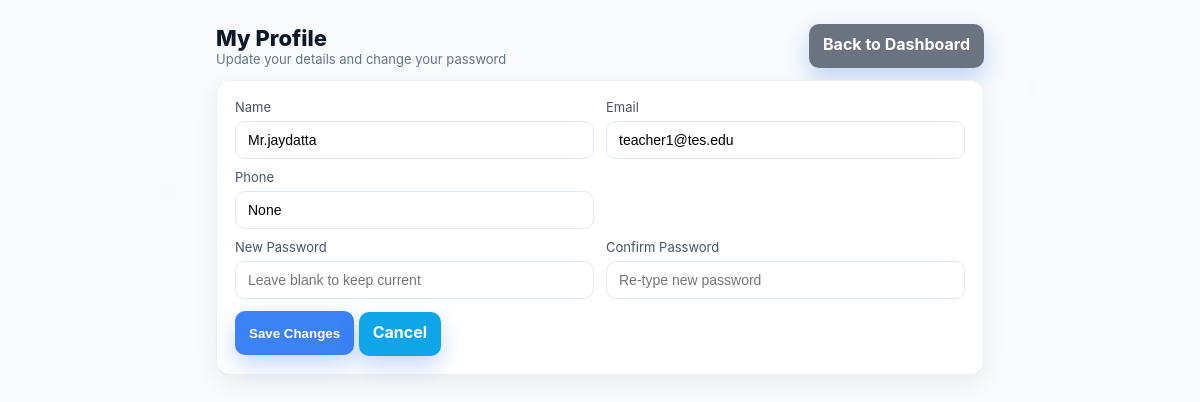
Page /teacher/profile (signed in) on the committed database.
### app.py (models this page shows, shortened)
class Teacher(db.Model):
    __tablename__ = 'teachers'
    id = db.Column(db.Integer, primary_key=True)
    username = db.Column(db.String(50), unique=True, nullable=False)
    name = db.Column(db.String(120), nullable=False)
    email = db.Column(db.String(120), nullable=True)
    password_hash = db.Column(db.String(255), nullable=False)
    initial_password = db.Column(db.String(128), nullable=True)

class User(db.Model):
    __tablename__ = 'users'
    id = db.Column(db.Integer, primary_key=True)
    role = db.Column(db.String(20), nullable=False)  # 'student' | 'teacher' | 'admin'
    username = db.Column(db.String(120), unique=True, nullable=False)
    name = db.Column(db.String(120), nullable=False)
    email = db.Column(db.String(120), nullable=True)
    password_hash = db.Column(db.String(255), nullable=False)
    admission_code = db.Column(db.String(50), nullable=True)
    class_name = db.Column(db.String(50), nullable=True)
    section = db.Column(db.String(10), nullable=True)
    phone = db.Column(db.String(20), nullable=True)
    address = db.Column(db.Text, nullable=True)
    created_at = db.Column(db.DateTime, default=datetime.utcnow, nullable=False)
    updated_at = db.Column(db.DateTime, default=datetime.utcnow, onupdate=datetime.utcnow, nullable=False)

### app.py (the view, shortened to what this page needs)
@app.route('/teacher/profile', methods=['GET', 'POST'])
@teacher_required
def teacher_update_profile():
    t = Teacher.query.get(session.get('teacher_id'))
    if not t:
        flash('Session expired. Please login again.', 'warning')
        return redirect(url_for('teacher_login'))
    u = User.query.filter_by(role='teacher', username=t.username).first()
    if request.method == 'GET':
        return render_template('teacher_profile.html', teacher=t, user=u)

### app.py (called while the page is built)
def teacher_required(view_func):
    from functools import wraps
    @wraps(view_func)
    def wrapper(*args, **kwargs):
        if 'teacher_id' not in session:
            flash('Please login as teacher to continue', 'warning')
            return redirect(url_for('teacher_login'))
        return view_func(*args, **kwargs)
    return wrapper

### templates/teacher_profile.html (shortened to what this page needs)
<!doctype html>
<html lang="en">
<head>
  <link rel="stylesheet" href="/static/home.css" />
  <link rel="stylesheet" href="/static/auth.css" />
</head>
<body>
  <div class="wrap">
    <div class="row" style="justify-content:space-between; margin-bottom:12px;">
      <div>
        <div class="title">My Profile</div>
        <div class="muted">Update your details and change your password</div>
      </div>
      <div class="row">
        <a href="/teacher/dashboard" class="btn gray">Back to Dashboard</a>
      </div>
    </div>
    <div class="card">
      <form method="post" action="{{ url_for('teacher_update_profile') }}">
        <div class="grid">
          <label>
            <span>Name</span>
            <input type="text" name="name" value="{{ teacher.name }}" required />
          </label>
          <label>
            <span>Email</span>
            <input type="email" name="email" value="{{ teacher.email or '' }}" />
          </label>
        </div>
        <div class="grid" style="margin-top:10px;">
          <label>
            <span>Phone</span>
            <input type="text" name="phone" value="{{ user.phone if user else '' }}" />
          </label>
          <div></div>
        </div>
        <div class="grid" style="margin-top:10px;">
          <label>
            <span>New Password</span>
            <input type="password" name="new_password" placeholder="Leave blank to keep current" />
          </label>
          <label>
            <span>Confirm Password</span>
            <input type="password" name="confirm_password" placeholder="Re-type new password" />
          </label>
        </div>
        <div style="margin-top:12px;">
          <button class="btn" type="submit">Save Changes</button>
          <a class="btn secondary" href="/teacher/dashboard">Cancel</a>
        </div>
      </form>
    </div>
  </div>
</body>
</html>

### public/clone.css (style rules this page uses)
:root { --bg:#f6faff;--card:#ffffff;--text:#0f172a;--muted:#475569;--primary:#2563eb;--accent:#f97316;--ring:rgba(37,99,235,.15) }
* { box-sizing:border-box }
html,body { margin:0;padding:0 }
body { font-family:'Inter',system-ui,-apple-system,Segoe UI,Roboto,Ubuntu,'Helvetica Neue',Arial,'Noto Sans',sans-serif;color:var(--text);background:linear-gradient(180deg,#f8fbff, #eef6ff 40%, #f6faff 100%) }
body:before { content:"";position:fixed;inset:-120px;pointer-events:none;background: radial-gradient(12px 12px at 20% 30%, rgba(96,165,250,.12), transparent 60%), radial-gradient(10px 10px at 80% 20%, rgba(34,211,238,.12), transparent 60%), radial-gradient(8px 8px at 40% 70%, rgba(245,158,11,.12), transparent 60%); filter:blur(10px);opacity:.6;animation:bg-drift 40s linear infinite;z-index:-1 }
.btn { display:inline-flex;align-items:center;justify-content:center;height:44px;padding:0 16px;border-radius:10px;border:1px solid transparent;text-decoration:none;font-weight:700;cursor:pointer;transition:all .2s ease }
.card { background:var(--card);border:1px solid rgba(15,23,42,.06);border-radius:16px;padding:24px;box-shadow:0 10px 30px rgba(2,6,23,.04);transition:transform .25s ease, box-shadow .3s ease, border-color .25s ease }
.card:before { content:"";position:absolute;inset:0;border-radius:16px;background:radial-gradient(120% 120% at 0% 0%, rgba(96,165,250,.12), transparent 60%);opacity:0;transition:opacity .3s ease }
.card { position:relative }
.btn { display: flex; align-items: center; gap: 5px; padding: 8px 15px; background-color: #ff9800; color: white; border-radius: 5px; text-decoration: none; cursor: pointer; }

### templates/teacher_profile.html (style rules this page uses)
body { background:#f8fafc; font-family: Inter, system-ui, -apple-system, Segoe UI, Roboto, sans-serif; }
.wrap { max-width: 800px; margin: 24px auto; padding: 0 16px; }
.card { background:#fff; border-radius: 14px; box-shadow: 0 8px 24px rgba(0,0,0,.06); padding: 18px; margin-bottom: 16px; }
.title { font-weight:800; font-size: 22px; color:#0f172a; }
.muted { color:#64748b; font-size:13px; }
.row { display:flex; align-items:center; gap: 10px; }
label span { display:block; font-size: 13px; color:#475569; margin-bottom:6px; }
input { width:100%; padding:10px 12px; border:1px solid #e2e8f0; border-radius:10px; outline: none; font-size:14px; }
.btn { padding:10px 14px; border:none; border-radius: 10px; background:#3b82f6; color:#fff; font-weight:700; cursor:pointer; text-decoration:none; display:inline-block; }
.btn.secondary { background:#0ea5e9; }
.btn.gray { background:#6b7280; }
.grid { display:grid; grid-template-columns: 1fr 1fr; gap: 12px; }

### rows in the picture
Teacher: name "Mr.jaydatta", email "teacher1@tes.edu"
User: phone "None"
